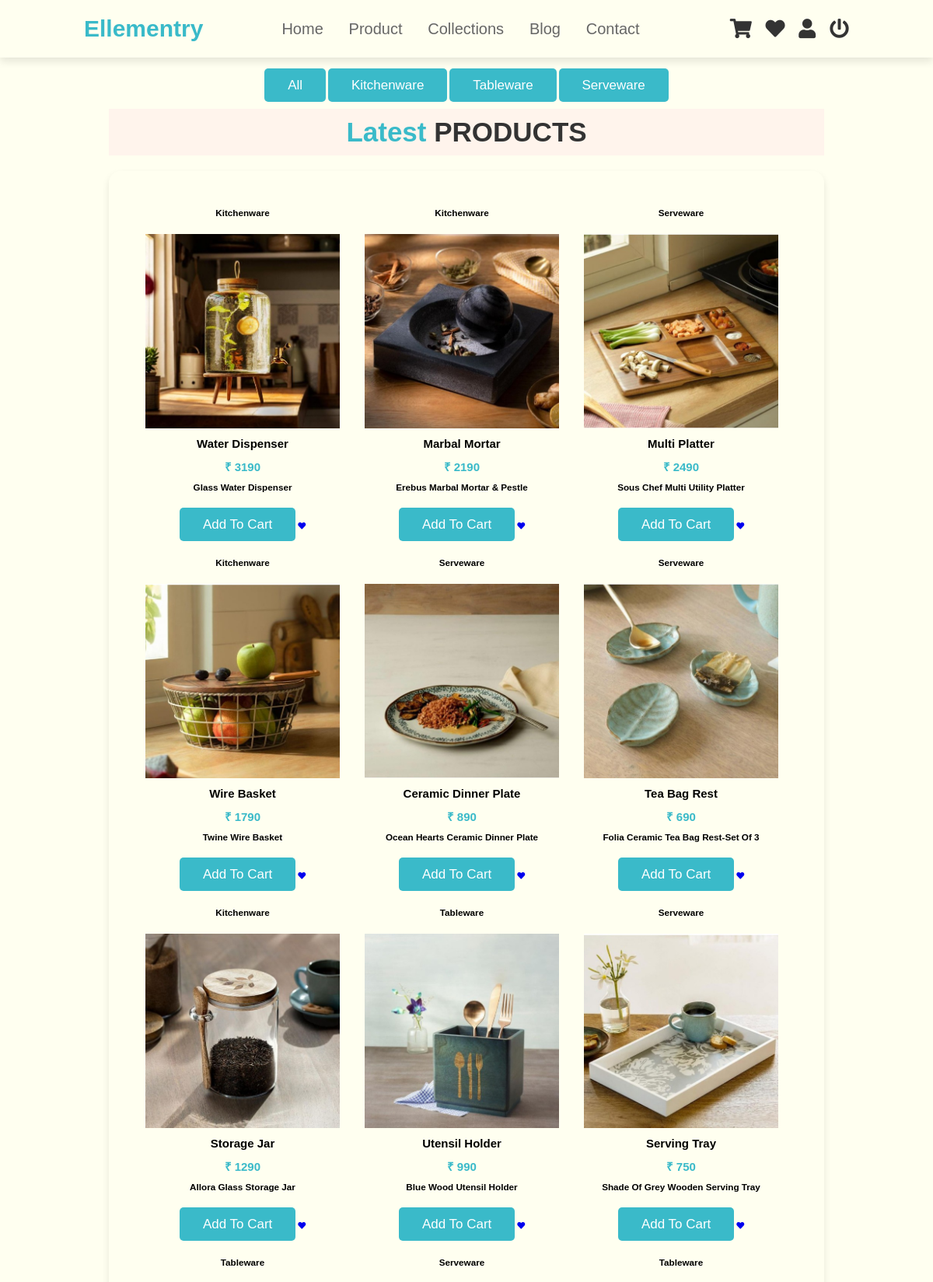
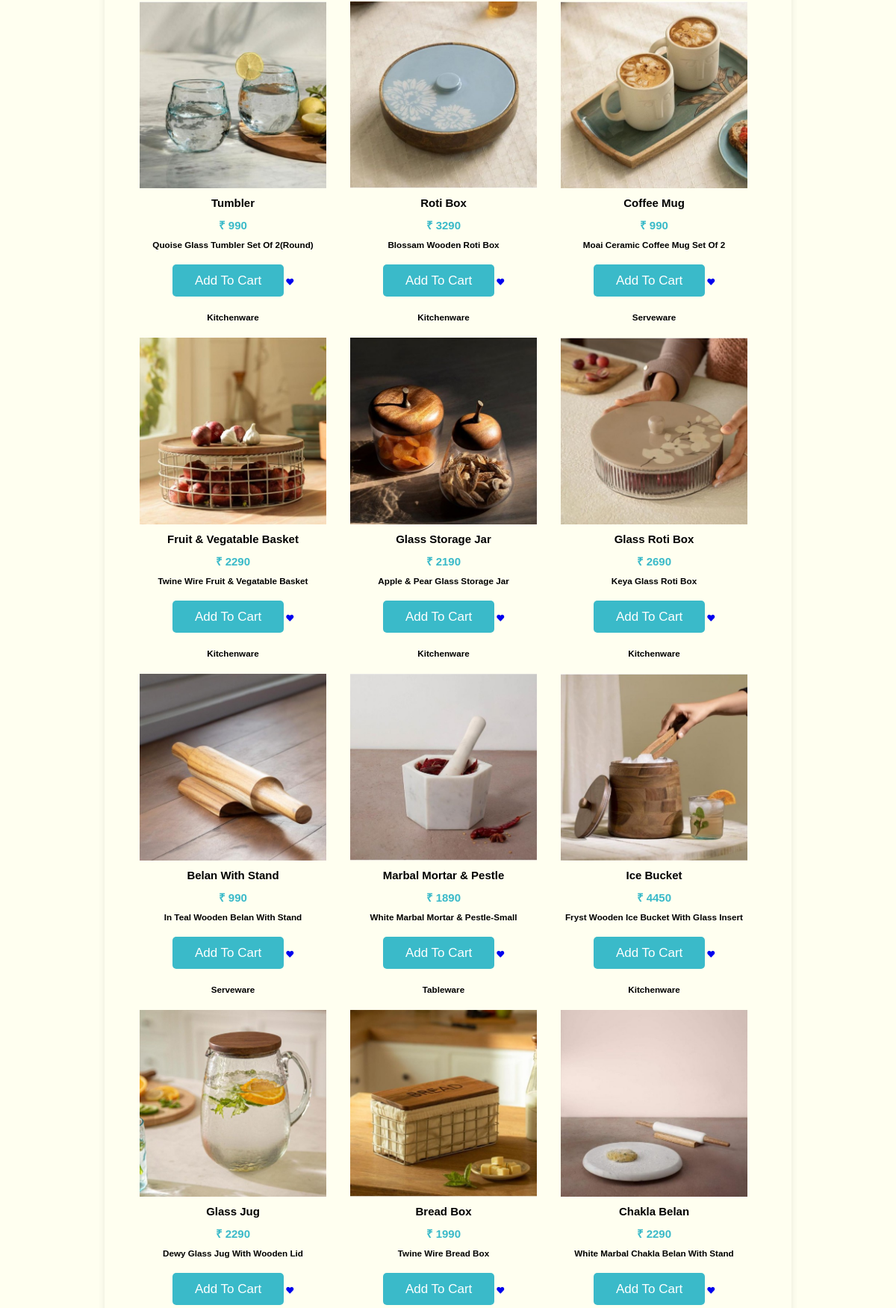
Page /shop/category.php (upper part) on the committed database (2 pictures, top to bottom).
### tables this page shows
CREATE TABLE `products` (
  `id` int(25) NOT NULL,
  `name` varchar(100) NOT NULL,
  `price` int(25) NOT NULL,
  `image` varchar(100) NOT NULL,
  `p_detail` varchar(100) NOT NULL,
  `p_cat` varchar(25) NOT NULL
);

### shop/category.php (the view, shortened to what this page needs)
<!DOCTYPE html>
<html lang="en">
<head>
    <link rel="stylesheet" href="https://cdnjs.cloudflare.com/ajax/libs/font-awesome/5.15.3/css/all.min.css">
<link rel="stylesheet" href="css/style.css">
</head>
<body>
<?php
include 'header.php';
?>
<div class="container">
<section class="category">
<a href="category.php" class="btn" style="width: 150px;">All</a>
<a href="kitchen.php" class="btn" style="width: 150px;">kitchenware</a>
<a href="Table.php" class="btn" style="width: 150px;">Tableware</a>
<a href="Serve.php" class="btn" style="width: 150px;">Serveware</a>
<h1 class="heading"> <span> Latest </span> Products </h1>
   <div class="box-container">
      <?php
      $select_products = mysqli_query($conn, "SELECT * FROM `products`");
      $i=1;
      echo "<table border=1 align='center'>";
      $path="admin/shopping cart/uploaded_img/";
      if(mysqli_num_rows($select_products) > 0){
         while($fetch_product = mysqli_fetch_assoc($select_products)){
      ?>
      <td style='width:300px;' align='center'>
          <div class="box">
          <h3><b><?php echo $fetch_product['p_cat']; ?></b></h3></br>
           <img src=" <?php echo $path.$fetch_product['image']; ?>" alt="" height='250'width='250' align='center'>
              <h2><?php echo $fetch_product['name']; ?></h2>
    <br>
             <div class="price"><h2> ₹ <?php echo $fetch_product['price']; ?></br></h2>
             <h3><?php echo $fetch_product['p_detail']; ?>   </h3>
                        <br>
                        <br>
        <a href="add_to_cart.php?id=<?php echo $fetch_product['id'];?>&path=<?php echo $fetch_product['image'];?>&name=<?php echo $fetch_product['name'];?>&price=<?php echo $fetch_product['price'];?>" class="btn" name="addtocart">add to cart</a>
            <a href="heart.php" class="fas fa-heart"></a>
         </div>
      <?php
       if($i%3==0)
       {
          echo "<tr>";
       }
       $i++;
      };
    };
     ?>
   </div>
   </td>
</table>
</section>
   </div>
</body>
</html>

### shop/css/style.css (style rules this page uses)
:root { --pink:#3abac9; }
* { margin:0; padding:0; box-sizing: border-box; font-family: Verdana, Geneva, Tahoma, sans-serif; outline: none; border:none; text-decoration: none; text-transform: capitalize; transition: .2s linear; }
html { font-size: 62.5%; scroll-behavior: smooth; scroll-padding-top: 6rem; overflow-x: hidden; }
section { padding:2rem 9%; }
.heading { text-align: center; font-size: 4rem; color:#333; padding:1rem; margin:2rem 0; background:rgba(255, 51, 153,.05); }
.heading span { color:var(--pink); }
.btn { display: inline-block; margin-top: 1rem; border-radius: 5rem; background:#333; color:#fff; padding:.11rem 3.5rem; cursor: pointer; font-size: 1.7rem; }
.category { width: 80%; margin: auto; text-align: center; padding-top: 100px; }
h1 { font-size: 36px; font-weight: 600; }
h3 { text-align: center; font-weight: 600; margin: 10px 0; }
:root { --blue:#3abac9; --red:rgb(143, 142, 237); --orange:rgb(255, 0, 195); --black:#333; --white:#fff; --bg-color:#eee; --dark-bg:rgba(0,0,0,.7); --box-shadow:0 .5rem 1rem rgba(0,0,0,.1); --border:.1rem solid #999; }
* { font-family: 'Poppins', sans-serif; margin:0; padding:0; box-sizing: border-box; outline: none; border:none; text-decoration: none; text-transform: capitalize; }
html { font-size: 62.5%; overflow-x: hidden; }
.container { max-width: 1200px; margin:0 auto; }
section { padding:2rem; }
.heading { text-align: center; font-size: 3.5rem; text-transform: uppercase; color:var(--black); margin-bottom: 2rem; }
.btn, .option-btn, .delete-btn { display: inline; width: 100%; text-align: center; background-color: var(--blue); color:var(--white); font-size: 1.7rem; padding:1.2rem 3rem; border-radius: .5rem; cursor: pointer; margin-top: 1rem; }

### shop/category.php (style rules this page uses)
.price h2 { color:#3abac9; }
h1 { margin: 10px; padding: 10px; }
h2 { font-color:#3abac9; }
body { background: #fffff0; }
.box-container { display: grid; grid-template-columns: repeat(auto-fit, 35rem); gap:1.5rem; justify-content: left; text-align: center; padding:3rem; box-shadow: var(--box-shadow); border: 1px; border-radius: 1.5rem; }
.box { margin: 15px; gap:2rem; }

### rows in the picture
products: p_cat "Kitchenware", image (picture), name "Water Dispenser", price "3190", p_detail "Glass Water Dispenser"
products: p_cat "Kitchenware", image (picture), name "Marbal Mortar", price "2190", p_detail "Erebus Marbal Mortar & Pestle"
products: p_cat "Serveware", image (picture), name "Multi Platter", price "2490", p_detail "Sous Chef Multi Utility Platter"
products: p_cat "Kitchenware", image (picture), name "Wire Basket", price "1790", p_detail "Twine Wire Basket"
products: p_cat "Serveware", image (picture), name "Ceramic Dinner Plate", price "890", p_detail "Ocean Hearts Ceramic Dinner Plate"
products: p_cat "Serveware", image (picture), name "Tea Bag Rest", price "690", p_detail "Folia Ceramic Tea Bag Rest-Set Of 3"
products: p_cat "Kitchenware", image (picture), name "Storage Jar", price "1290", p_detail "Allora Glass Storage Jar"
products: p_cat "Tableware", image (picture), name "Utensil Holder", price "990", p_detail "Blue Wood Utensil Holder"
products: p_cat "Serveware", image (picture), name "Serving Tray", price "750", p_detail "Shade Of Grey Wooden Serving Tray"
products: p_cat "Tableware", image (picture), name "Tumbler", price "990", p_detail "Quoise Glass Tumbler Set Of 2(Round)"
products: p_cat "Serveware", image (picture), name "Roti Box", price "3290", p_detail "Blossam Wooden Roti Box"
products: p_cat "Tableware", image (picture), name "Coffee Mug", price "990", p_detail "Moai Ceramic Coffee Mug Set Of 2"
products: p_cat "Kitchenware", image (picture), name "Fruit & Vegatable Basket", price "2290", p_detail "Twine Wire Fruit & Vegatable Basket"
products: p_cat "Kitchenware", image (picture), name "Glass Storage Jar", price "2190", p_detail "Apple & Pear Glass Storage Jar"
products: p_cat "Serveware", image (picture), name "Glass Roti Box", price "2690", p_detail "Keya Glass Roti Box"
products: p_cat "Kitchenware", image (picture), name "Belan With Stand", price "990", p_detail "In Teal Wooden Belan With Stand"
products: p_cat "Kitchenware", image (picture), name "Marbal Mortar & Pestle", price "1890", p_detail "White Marbal Mortar & Pestle-Small"
products: p_cat "Kitchenware", image (picture), name "Ice Bucket", price "4450", p_detail "Fryst Wooden Ice Bucket With Glass Insert"
products: p_cat "Serveware", image (picture), name "Glass Jug", price "2290", p_detail "Dewy Glass Jug With Wooden Lid"
products: p_cat "Tableware", image (picture), name "Bread Box", price "1990", p_detail "Twine Wire Bread Box"
products: p_cat "Kitchenware", image (picture), name "Chakla Belan", price "2290", p_detail "White Marbal Chakla Belan With Stand"
